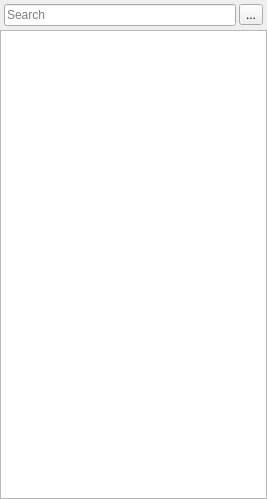
<?xml version="1.0" encoding="UTF-8"?>
<ui version="4.0">
 <class>ProjectTreeWidget</class>
 <widget class="QWidget" name="ProjectTreeWidget">
  <property name="geometry">
   <rect>
    <x>0</x>
    <y>0</y>
    <width>267</width>
    <height>499</height>
   </rect>
  </property>
  <property name="windowTitle">
   <string notr="true"/>
  </property>
  <layout class="QVBoxLayout" name="verticalLayout">
   <property name="spacing">
    <number>4</number>
   </property>
   <property name="leftMargin">
    <number>0</number>
   </property>
   <property name="topMargin">
    <number>4</number>
   </property>
   <property name="rightMargin">
    <number>0</number>
   </property>
   <property name="bottomMargin">
    <number>0</number>
   </property>
   <item>
    <widget class="QWidget" name="widget" native="true">
     <property name="maximumSize">
      <size>
       <width>16777215</width>
       <height>31</height>
      </size>
     </property>
     <layout class="QHBoxLayout" name="horizontalLayout">
      <property name="spacing">
       <number>3</number>
      </property>
      <property name="leftMargin">
       <number>4</number>
      </property>
      <property name="topMargin">
       <number>0</number>
      </property>
      <property name="rightMargin">
       <number>4</number>
      </property>
      <property name="bottomMargin">
       <number>0</number>
      </property>
      <item>
       <widget class="QLineEdit" name="filterEdit">
        <property name="placeholderText">
         <string>Search</string>
        </property>
        <property name="clearButtonEnabled">
         <bool>true</bool>
        </property>
       </widget>
      </item>
      <item>
       <widget class="QToolButton" name="buttonOptions">
        <property name="focusPolicy">
         <enum>Qt::NoFocus</enum>
        </property>
        <property name="toolTip">
         <string>Search Options</string>
        </property>
        <property name="statusTip">
         <string>Search Options</string>
        </property>
        <property name="text">
         <string notr="true">...</string>
        </property>
        <property name="popupMode">
         <enum>QToolButton::InstantPopup</enum>
        </property>
        <property name="toolButtonStyle">
         <enum>Qt::ToolButtonTextOnly</enum>
        </property>
       </widget>
      </item>
     </layout>
    </widget>
   </item>
   <item>
    <widget class="ProjectTreeView" name="projectTreeView">
     <property name="minimumSize">
      <size>
       <width>200</width>
       <height>200</height>
      </size>
     </property>
     <property name="contextMenuPolicy">
      <enum>Qt::CustomContextMenu</enum>
     </property>
     <property name="editTriggers">
      <set>QAbstractItemView::EditKeyPressed|QAbstractItemView::SelectedClicked</set>
     </property>
     <property name="dragEnabled">
      <bool>true</bool>
     </property>
     <property name="dragDropMode">
      <enum>QAbstractItemView::DragDrop</enum>
     </property>
     <property name="defaultDropAction">
      <enum>Qt::MoveAction</enum>
     </property>
     <property name="alternatingRowColors">
      <bool>false</bool>
     </property>
     <property name="selectionMode">
      <enum>QAbstractItemView::ExtendedSelection</enum>
     </property>
     <property name="selectionBehavior">
      <enum>QAbstractItemView::SelectRows</enum>
     </property>
     <property name="iconSize">
      <size>
       <width>24</width>
       <height>24</height>
      </size>
     </property>
     <property name="uniformRowHeights">
      <bool>true</bool>
     </property>
     <property name="sortingEnabled">
      <bool>true</bool>
     </property>
     <attribute name="headerVisible">
      <bool>false</bool>
     </attribute>
    </widget>
   </item>
  </layout>
  <action name="actionOptionsRegExp">
   <property name="checkable">
    <bool>true</bool>
   </property>
   <property name="text">
    <string>Regular expression pattern</string>
   </property>
  </action>
  <action name="actionOptionsWildcard">
   <property name="checkable">
    <bool>true</bool>
   </property>
   <property name="text">
    <string>Wildcard pattern</string>
   </property>
  </action>
  <action name="actionOptionsContainingString">
   <property name="checkable">
    <bool>true</bool>
   </property>
   <property name="text">
    <string>Containing string</string>
   </property>
   <property name="toolTip">
    <string>Containing string</string>
   </property>
  </action>
 </widget>
 <customwidgets>
  <customwidget>
   <class>ProjectTreeView</class>
   <extends>QTreeView</extends>
   <header>ProjectTreeView.h</header>
  </customwidget>
 </customwidgets>
 <tabstops>
  <tabstop>projectTreeView</tabstop>
  <tabstop>filterEdit</tabstop>
 </tabstops>
 <resources/>
 <connections/>
</ui>
